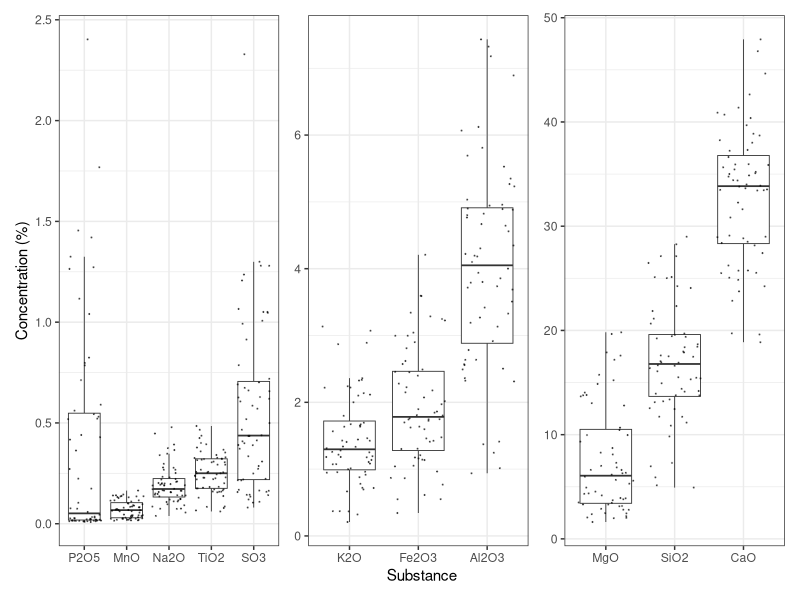
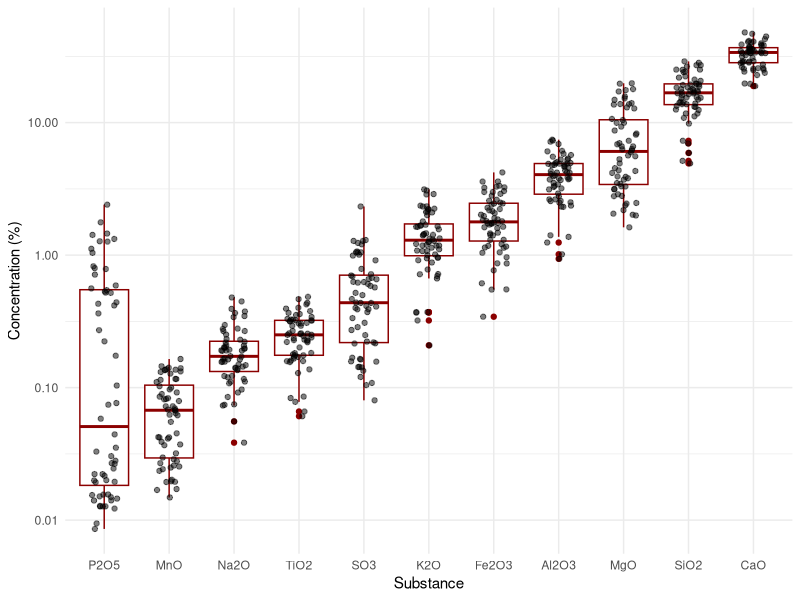

These charts were generated, in order, by the following R code:
## ---- chunk 1
knitr::opts_chunk$set(echo = TRUE,warning = FALSE, message = FALSE)

# Load required libraries
library(tidyverse)
library(ggplot2)
library(readxl)
library(patchwork)
## ---- chunk 2
# Load data from input folder

dt_fines <- read_excel("input/Fines_Sample_data.xlsx",
    sheet = "XRF", skip = 1)

## ---- chunk 3
# Summary statistics
summary(dt_fines)



names(dt_fines) <- c("Mineralresource", "Deposit", "Samplenumber", "LOI950°C", "SiO2", "TiO2", "Al2O3",
"Fe2O3", "MnO", "MgO", "CaO", "Na2O", "K2O", "P2O5",
"SO3")


## ---- chunk 4

# format data for plotting
# pivot longer, excluding non-numeric columns

#exclude LOI950°C 
dt_fines_long <- dt_fines %>%  select(-c("LOI950°C"))

dt_fines_long <- dt_fines_long %>%
  pivot_longer(cols = c("SiO2", "TiO2", "Al2O3",
"Fe2O3", "MnO", "MgO", "CaO", "Na2O", "K2O", "P2O5",
"SO3"),
               names_to = "Substance",
               values_to = "Concentration")

# create boxplot, sort x-axis by median concentration
#plot  MgO, SiO2, CaO separately due to scale issues
#start with these

subs_high <- c("MgO",  "SiO2",  "CaO")
subs_medium <- c("Al2O3", "Fe2O3", "K2O")
subs_low <- c("TiO2", "MnO", "P2O5", "Na2O", "SO3")

#refactor the three plots below into a function


## ---- chunk 5


boxplot_fines <- function(substances){
  ggplot(dt_fines_long %>% filter(Substance %in% substances),
         aes(x = reorder(Substance, Concentration, FUN = median), y = Concentration)) +
    geom_boxplot(outliers = F, size=0.3) +
    labs(x = "Substance",
         y = "Concentration (%)") +
    theme_bw()+
    geom_jitter(size = 0.1, alpha = 0.5)
}


a <- boxplot_fines(subs_low)

b <- boxplot_fines(subs_medium)
   
c <- boxplot_fines(subs_high)

  
  

(a + b + c) + plot_layout(nrow = 1, guides = "collect",axes = "collect")
  #apply theme_bw to all plots
  


#sace to file (png, width=12in, height=6in, res=300)

#ggsave("output/boxplot_xrf_fines.png", width = 12, height = 6, dpi = 300, scale=0.6)
  




## ---- chunk 6

# create boxplot with log y-axis, sort x-axis by median concentration
a_log <- ggplot(dt_fines_long,
       aes(x = reorder(Substance, Concentration, FUN = median), y = Concentration
)) +
  geom_boxplot(color = "darkred") +
  labs(x = "Substance",
       y = "Concentration (%)") +
  theme_minimal()+
  geom_jitter(width = 0.2, alpha = 0.5) +
  scale_y_log10()
a_log



## ---- chunk 7
# Correlation plots between 

